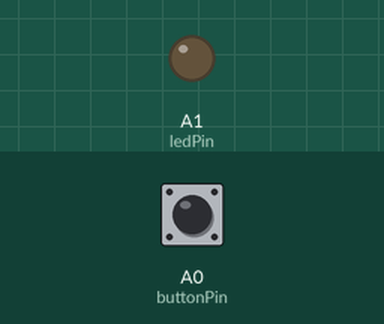
Recording of a sketch running on a simulated Arduino Uno, built with avr-gcc and run on an emulated ATmega328P. Parts: output pins drawn as LEDs (lit = HIGH). Inputs (shaded band) come from the test bench; at power-on: A0 (buttonPin) LOW.

Above: at 1.2 s.
1.3 s: A0 (buttonPin) pulled HIGH for 0.15 s
At 1.37 s:
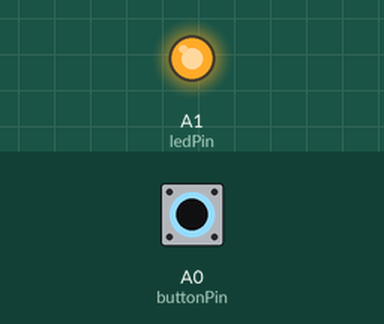
2.9 s: A0 (buttonPin) pulled HIGH for 3.2 s
At 7.5 s:
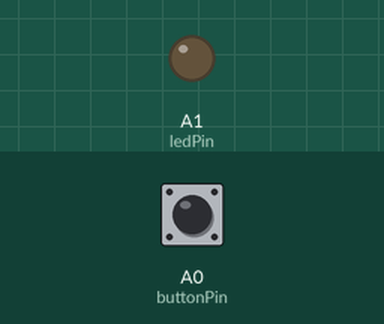
Timing chart, 0 to 9.0 s (numbered marks = the images above; inputs shaded):
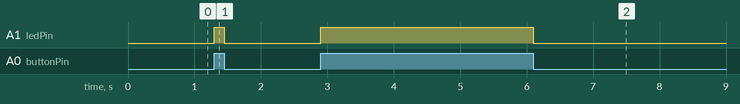

Measured:
- after the input at 1.3 s, A1 (ledPin): LOW → HIGH at once, → LOW 0.15 s later
- after the input at 2.9 s, A1 (ledPin): LOW → HIGH at once, → LOW 3.2 s later

The sketch:

Code.ino
```cpp
const int buttonPin = A0;
const int ledPin = A1;

void setup() {
  pinMode(buttonPin, INPUT);
  pinMode(ledPin, OUTPUT);
}

void loop() {
  int buttonState = digitalRead(buttonPin);

  if (buttonState == HIGH) {
    digitalWrite(ledPin, HIGH);
  } else {
    digitalWrite(ledPin, LOW);
  }
}
```
